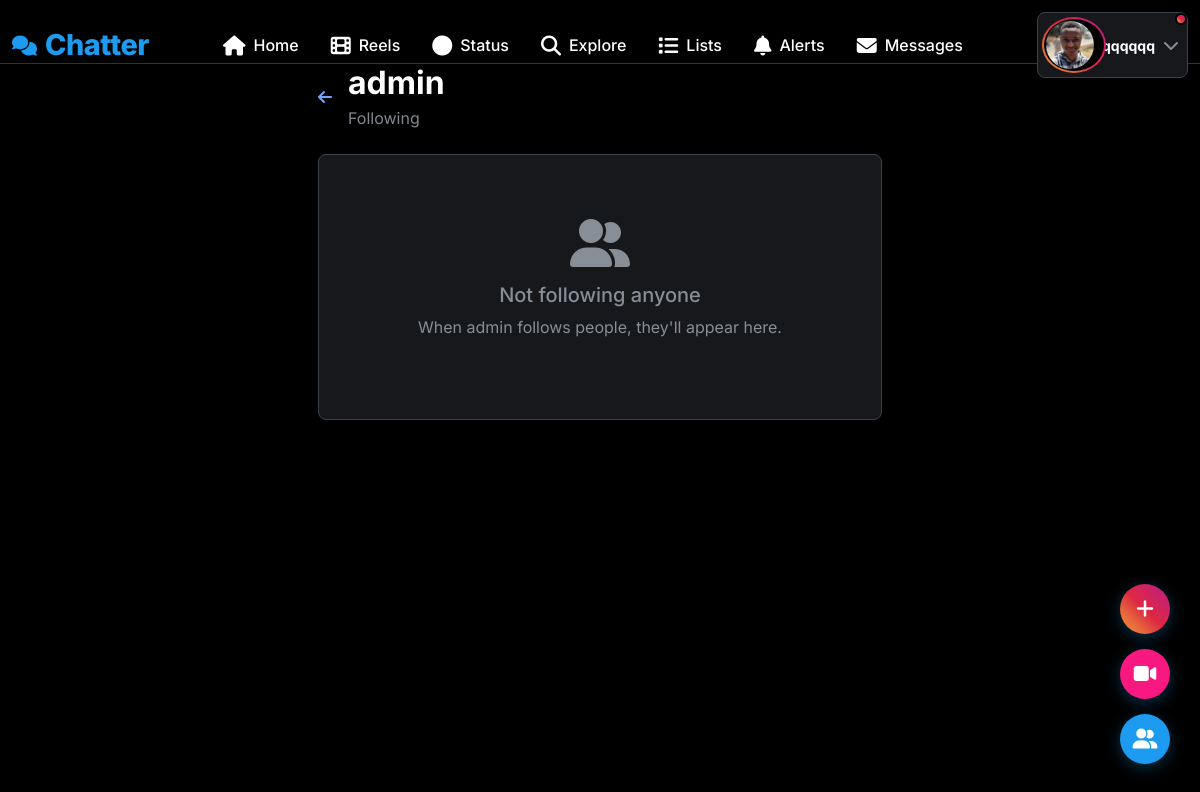
The app's page /profile/admin/following (signed in) with its own data.
### app.py (models this page shows, shortened)
class User(UserMixin, db.Model):
    id = db.Column(db.Integer, primary_key=True)
    username = db.Column(db.String(80), unique=True, nullable=False, index=True)
    email = db.Column(db.String(120), unique=True, nullable=False, index=True)
    password_hash = db.Column(db.String(200), nullable=False)
    bio = db.Column(db.String(500))
    location = db.Column(db.String(100))
    website = db.Column(db.String(200))
    profile_picture = db.Column(db.String(200), default='default.jpg')
    cover_picture = db.Column(db.String(200), default='default_cover.jpg')
    is_admin = db.Column(db.Boolean, default=False)
    created_at = db.Column(db.DateTime, default=datetime.utcnow)
    is_online = db.Column(db.Boolean, default=False)
    last_seen = db.Column(db.DateTime, default=datetime.utcnow)
    is_verified = db.Column(db.Boolean, default=False)
    posts = db.relationship('Post', backref='author', lazy='dynamic', cascade='all, delete-orphan')
    likes = db.relationship('Like', backref='user', lazy='dynamic', cascade='all, delete-orphan')
    comments = db.relationship('Comment', backref='author', lazy='dynamic', cascade='all, delete-orphan')
    notifications = db.relationship('Notification', backref='user', lazy='dynamic', cascade='all, delete-orphan')
    sent_messages = db.relationship('Message', foreign_keys='Message.sender_id', backref='sender', lazy='dynamic')
    received_messages = db.relationship('Message', foreign_keys='Message.receiver_id', backref='receiver', lazy='dynamic')
    bookmarks = db.relationship('Bookmark', backref='user', lazy='dynamic', cascade='all, delete-orphan')
    reports_made = db.relationship('Report', foreign_keys='Report.reporter_id', backref='reporter', lazy='dynamic')
    reports_received = db.relationship('Report', foreign_keys='Report.reported_id', backref='reported', lazy='dynamic')
    pinned_posts = db.relationship('PinnedPost', backref='user', lazy='dynamic', cascade='all, delete-orphan')
    created_lists = db.relationship('UserList', backref='creator', lazy='dynamic', cascade='all, delete-orphan')
    list_subscriptions = db.relationship('ListSubscriber', backref='subscriber', lazy='dynamic', cascade='all, delete-orphan')
    list_memberships = db.relationship('ListMember', backref='member', lazy='dynamic', cascade='all, delete-orphan')
    reels = db.relationship('Reel', backref='user', lazy='dynamic', cascade='all, delete-orphan')
    reel_likes = db.relationship('ReelLike', backref='liker', lazy='dynamic', cascade='all, delete-orphan')
    reel_comments = db.relationship('ReelComment', backref='author', lazy='dynamic', cascade='all, delete-orphan')
    reel_views = db.relationship('ReelView', backref='viewer', lazy='dynamic', cascade='all, delete-orphan')
    statuses = db.relationship('Status', backref='user', lazy='dynamic', cascade='all, delete-orphan')
    status_views = db.relationship('StatusView', backref='viewer', lazy='dynamic', cascade='all, delete-orphan')
    followed = db.relationship(
        'User', secondary=followers,
        primaryjoin=(followers.c.follower_id == id),
        secondaryjoin=(followers.c.followed_id == id),
        backref=db.backref('followers', lazy='dynamic'), lazy='dynamic')
    blocked = db.relationship(
        'User', secondary=blocked_users,
        primaryjoin=(blocked_users.c.blocker_id == id),
        secondaryjoin=(blocked_users.c.blocked_id == id),
        backref=db.backref('blocked_by', lazy='dynamic'), lazy='dynamic')
    def has_blocked(self, user):
        return self.blocked.filter(blocked_users.c.blocked_id == user.id).count() > 0
    def can_interact_with(self, user):
        return not self.has_blocked(user) and not user.has_blocked(self)
    def get_unread_message_count(self):
        return Message.query.filter_by(receiver_id=self.id, is_read=False).count()
    def get_unread_notification_count(self):
        return Notification.query.filter_by(user_id=self.id, is_read=False).count()

### app.py (the view)
@app.route('/profile/<username>/following')
@login_required
def profile_following(username):
    user = User.query.filter_by(username=username).first_or_404()
    if not current_user.can_interact_with(user):
        flash('You cannot view this profile.', 'danger')
        return redirect(url_for('feed'))
    following = user.followed.all()
    return render_template('profile_following.html',
                         user=user,
                         following=following)

### templates/profile_following.html (shortened to what this page needs)
{% extends "base.html" %}
{% block content %}
<div class="container-fluid">
    <div class="row">
        <div class="col-lg-6 mx-auto">
            <div class="d-flex align-items-center mb-4">
                <a href="{{ url_for('profile', username=user.username) }}" class="text-decoration-none me-3">
                    <i class="fas fa-arrow-left"></i>
                </a>
                <div>
                    <h2 class="fw-bold mb-1">{{ user.username }}</h2>
                    <p class="text-muted mb-0">Following</p>
                </div>
            </div>
            <div class="glass-effect rounded-3" style="border: 1px solid var(--border-light);">
                <div class="p-3">
                    {% if following %}
                        <div class="list-group">
                            {% for follow in following %}
                            <div class="list-group-item border-0">
                                <div class="d-flex justify-content-between align-items-center">
                                    <div class="d-flex align-items-center">
                                        <a href="{{ url_for('profile', username=follow.username) }}" class="text-decoration-none me-3">
                                            <img src="{{ url_for('static', filename='uploads/profiles/' + follow.profile_picture) }}"
                                                 class="avatar-sm"
                                                 onerror="this.src='https://ui-avatars.com/api/?name={{ follow.username }}&background=1d9bf0&color=fff'">
                                        </a>
                                        <div>
                                            <a href="{{ url_for('profile', username=follow.username) }}" class="text-decoration-none fw-bold">
                                                {{ follow.username }}
                                            </a>
                                            <br>
                                            <small class="text-muted">{{ follow.followers.count() }} followers</small>
                                        </div>
                                    </div>
                                    {% if current_user.id != follow.id %}
                                    <button class="btn btn-sm {% if current_user.is_following(follow) %}btn-primary{% else %}btn-outline-primary{% endif %} follow-btn"
                                            data-user-id="{{ follow.id }}">
                                        {% if current_user.is_following(follow) %}Following{% else %}Follow{% endif %}
                                    </button>
                                    {% endif %}
                                </div>
                            </div>
                            {% endfor %}
                        </div>
                    {% else %}
                        <div class="text-center py-5">
                            <i class="fas fa-user-friends fa-3x text-muted mb-3"></i>
                            <h5 class="text-muted">Not following anyone</h5>
                            <p class="text-muted">When {{ user.username }} follows people, they'll appear here.</p>
                        </div>
                    {% endif %}
                </div>
            </div>
        </div>
    </div>
</div>
{% endblock %}

### templates/base.html (shortened to what this page needs)
<!DOCTYPE html>
<html lang="en" data-bs-theme="dark">
<head>
    <link href="https://cdn.jsdelivr.net/npm/bootstrap@5.3.0/dist/css/bootstrap.min.css" rel="stylesheet">
    <link href="https://cdnjs.cloudflare.com/ajax/libs/font-awesome/6.4.0/css/all.min.css" rel="stylesheet">
</head>
<body>
    <nav class="top-nav">
        <div class="container-fluid">
            <div class="row align-items-center">
                <div class="col">
                    <div class="d-flex align-items-center justify-content-between">
                        <a href="{{ url_for('feed') if current_user.is_authenticated else url_for('login') }}" class="text-decoration-none">
                            <div class="d-flex align-items-center">
                                <i class="fas fa-comments fa-lg me-2" style="color: var(--primary-color);"></i>
                                <span class="logo">Chatter</span>
                            </div>
                        </a>
                        {% if current_user.is_authenticated %}
                        <div class="d-none d-md-flex align-items-center">
                            <a class="nav-link {% if request.endpoint == 'feed' %}active{% endif %}" href="{{ url_for('feed') }}">
                                <i class="fas fa-home fa-lg me-2"></i>
                                <span>Home</span>
                            </a>
                            <a class="nav-link {% if request.endpoint == 'reels_feed' %}active{% endif %}" href="{{ url_for('reels_feed') }}">
                                <i class="fas fa-film fa-lg me-2"></i>
                                <span>Reels</span>
                            </a>
                            <a class="nav-link {% if request.endpoint == 'status_feed' %}active{% endif %}" href="{{ url_for('status_feed') }}">
                                <i class="fas fa-circle fa-lg me-2"></i>
                                <span>Status</span>
                            </a>
                            <a class="nav-link {% if request.endpoint == 'search' %}active{% endif %}" href="{{ url_for('search') }}">
                                <i class="fas fa-search fa-lg me-2"></i>
                                <span>Explore</span>
                            </a>
                            <a class="nav-link {% if request.endpoint == 'lists' %}active{% endif %}" href="{{ url_for('lists') }}">
                                <i class="fas fa-list fa-lg me-2"></i>
                                <span>Lists</span>
                            </a>
                            <a class="nav-link {% if request.endpoint == 'notifications' %}active{% endif %}" href="{{ url_for('notifications') }}">
                                <i class="fas fa-bell fa-lg me-2"></i>
                                <span>Alerts</span>
                            </a>
                            <a class="nav-link {% if request.endpoint == 'messages' %}active{% endif %}" href="{{ url_for('messages') }}">
                                <i class="fas fa-envelope fa-lg me-2"></i>
                                <span>Messages</span>
                            </a>
                        </div>
                        {% endif %}
                        {% if current_user.is_authenticated %}
                        <div class="dropdown">
                            <button class="btn d-flex align-items-center text-decoration-none p-2 rounded-3 {% if current_user and has_active_status(current_user.id) %}has-status-indicator{% endif %}"
                                    style="background: var(--card-color); border: 1px solid var(--border-light); color: var(--text-primary);"
                                    type="button" data-bs-toggle="dropdown">
                                <div class="profile-with-status">
                                    <img src="{{ get_user_avatar_url(current_user) }}"
                                         class="profile-img-with-ring avatar-sm me-2">
                                </div>
                                <span class="fw-bold small">{{ current_user.username }}</span>
                                <i class="fas fa-chevron-down text-muted ms-2"></i>
                            </button>
                        </div>
                        {% else %}
                        <div class="d-flex gap-2">
                            <a href="{{ url_for('login') }}" class="btn btn-outline-primary btn-sm">Login</a>
                            <a href="{{ url_for('signup') }}" class="btn btn-primary btn-sm">Sign Up</a>
                        </div>
                        {% endif %}
                    </div>
                </div>
            </div>
        </div>
    </nav>
    <div class="main-content">
        <div class="container-fluid">
            {% block content %}{% endblock %}
        </div>
    </div>
    {% if current_user.is_authenticated %}
    <div class="bottom-right-widget">
        <button class="widget-btn create-status" onclick="createStatus()" title="Create Status">
            <i class="fas fa-plus"></i>
        </button>
        <button class="widget-btn create-reel" onclick="uploadReel()" title="Upload Reel">
            <i class="fas fa-video"></i>
        </button>
        <button class="widget-btn" onclick="toggleFollowersStatus()" title="Friends' Status">
            <i class="fas fa-user-friends"></i>
        </button>
    </div>
    {% endif %}
    <div id="toast-container" class="toast-container position-fixed top-0 end-0 p-3"></div>
</body>
</html>

### records on screen
User: profile_picture (picture), username "qqqqqq"
User: username "admin"
